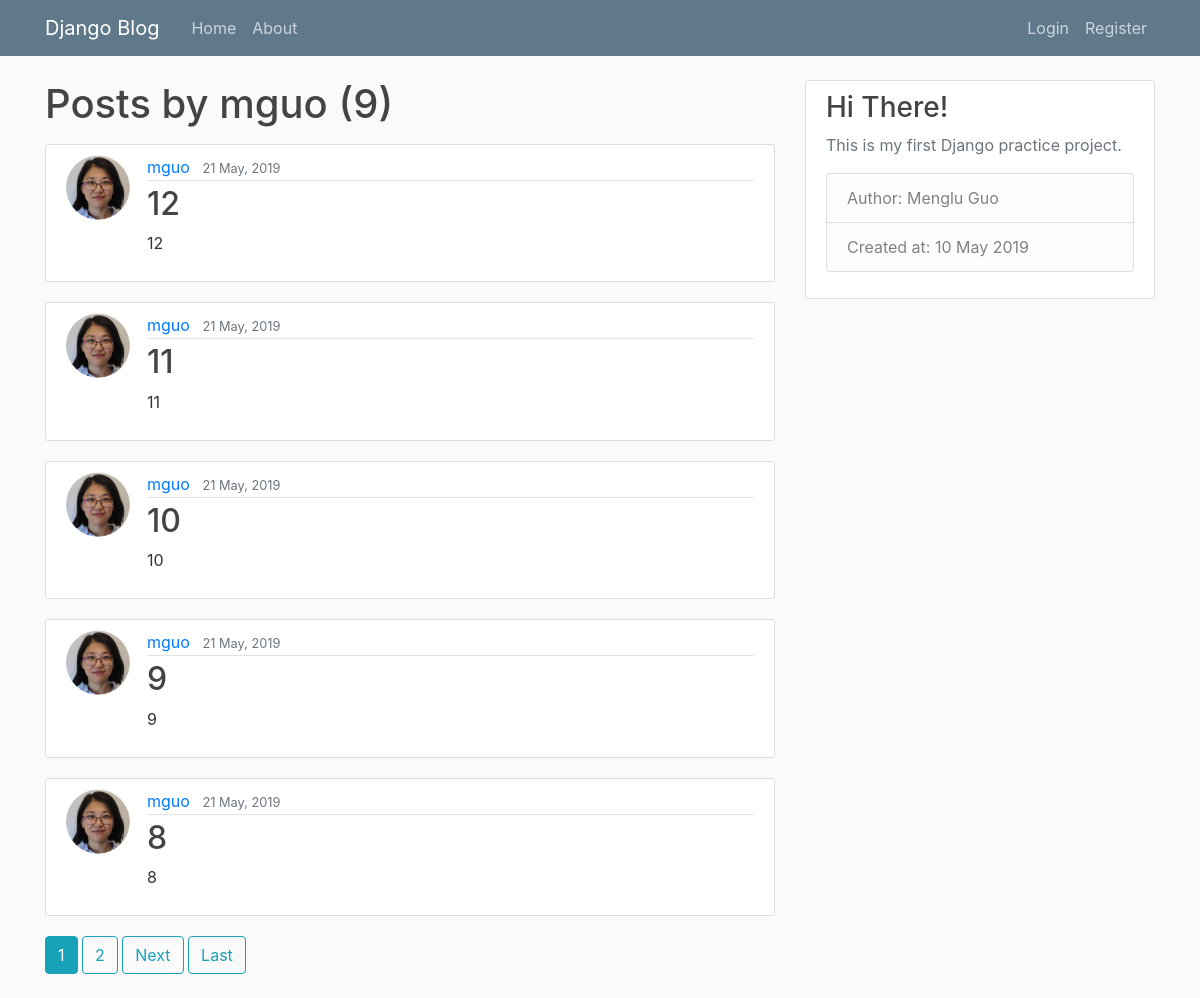
Before: /user/mguo with the older database file.
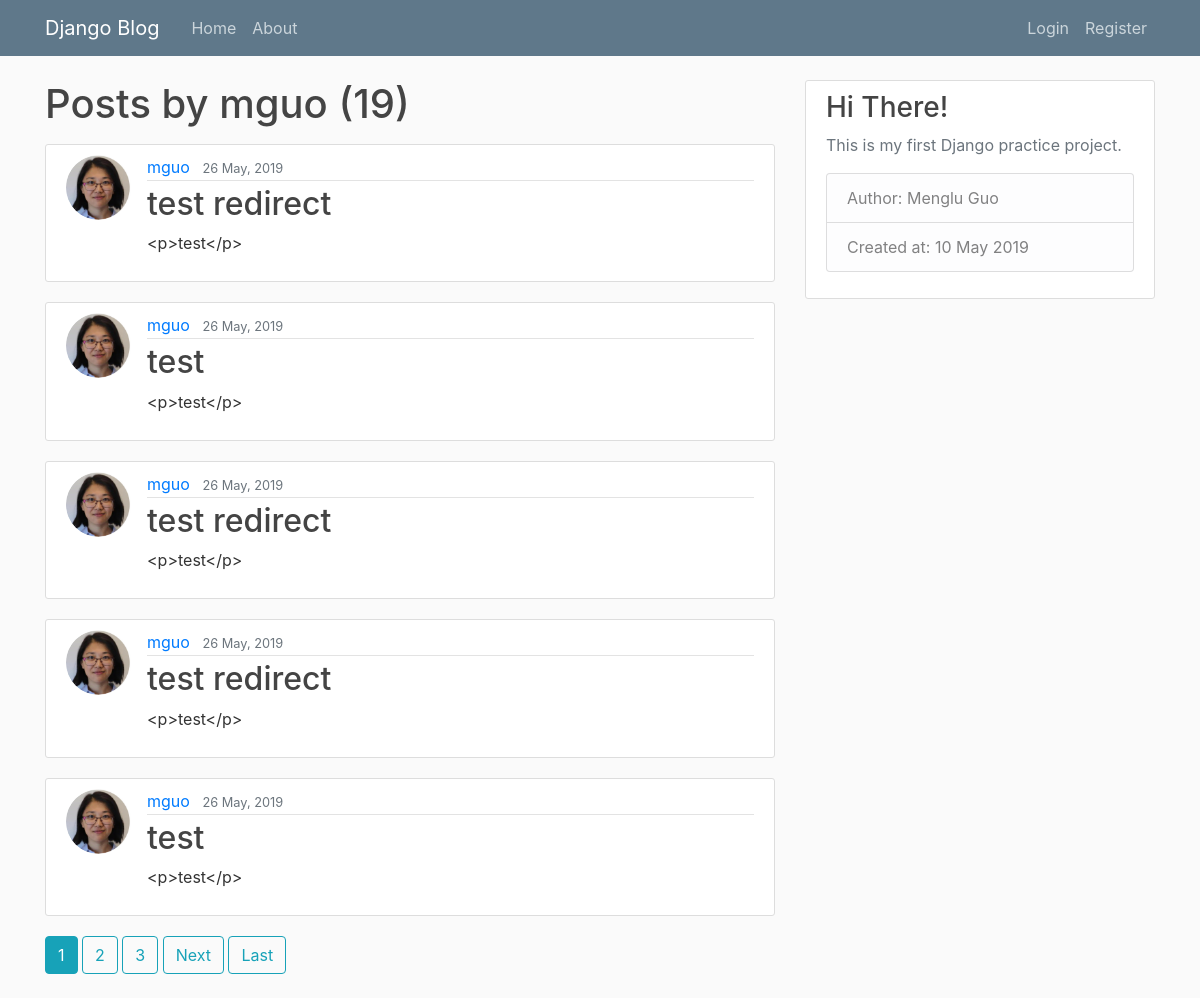
After: the same page with the newer database file.
### blog/models.py (models this page shows, shortened)
class Post(models.Model):
    title = models.CharField(max_length=100)
    content = FroalaField()
    date_posted = models.DateTimeField(default=timezone.now)
    author = models.ForeignKey(User, on_delete=models.CASCADE)

### users/models.py (models this page shows, shortened)
class Profile(models.Model):
    user = models.OneToOneField(User, on_delete=models.CASCADE)
    image = models.ImageField(default='default.jpg', upload_to='profile_pics')

### blog/views.py (the view)
# urls.py: path('user/<str:username>', UserPostListView.as_view(), name='user-posts'),
class UserPostListView(ListView):
    model = Post
    template_name = 'blog/user_posts.html'  # <app>/<model>_<viewtype>.html
    context_object_name = 'posts'
    paginate_by = 5
    def get_queryset(self):
        user = get_object_or_404(User, username=self.kwargs.get('username'))
        return Post.objects.filter(author=user).order_by('-date_posted')

### blog/templates/blog/user_posts.html (shortened to what this page needs)
{% extends "blog/base.html" %}
{% block content %}
    <h1 class="mb-3">Posts by {{ view.kwargs.username }} ({{ page_obj.paginator.count }})</h1>
    {% for post in posts %}
        <article class="media content-section">
          <img class="rounded-circle article-img" src="{{ post.author.profile.image.url }}">
          <div class="media-body">
            <div class="article-metadata">
              <a class="mr-2" href="{% url 'user-posts' post.author.username %}">{{ post.author }}</a>
              <small class="text-muted">{{ post.date_posted|date:"d F, Y" }}</small>
            </div>
            <h2><a class="article-title" href="{% url 'post-detail' post.id %}">{{ post.title }}</a></h2>
            <p class="article-content">{{ post.content }}</p>
          </div>
        </article>
    {% endfor %}
    {% if is_paginated %}
        {% for num in page_obj.paginator.page_range %}
            {% if page_obj.number == num %}
                <a class="btn btn-info mb-4" href="?page={{ num }}">{{ num }}</a>
            {% elif num > page_obj.number|add:'-3' and num < page_obj.number|add:'3' %}
                <a class="btn btn-outline-info mb-4" href="?page={{ num }}">{{ num }}</a>
            {% endif %}
        {% endfor %}
        {% if page_obj.has_next %}
            <a class="btn btn-outline-info mb-4" href="?page={{ page_obj.next_page_number }}">Next</a>
            <a class="btn btn-outline-info mb-4" href="?page={{ page_obj.paginator.num_pages }}">Last</a>
        {% endif %}
    {% endif %}
{% endblock content %}

Changed rows visible on the page:
no longer on this page (row unchanged): Post: author.profile.image (picture), author "mguo", date_posted "21 May, 2019", title "12", content "12"
no longer on this page (row unchanged): Post: author.profile.image (picture), author "mguo", date_posted "21 May, 2019", title "11", content "11"
no longer on this page (row unchanged): Post: author.profile.image (picture), author "mguo", date_posted "21 May, 2019", title "10", content "10"
no longer on this page (row unchanged): Post: author.profile.image (picture), author "mguo", date_posted "21 May, 2019", title "9", content "9"
no longer on this page (row unchanged): Post: author.profile.image (picture), author "mguo", date_posted "21 May, 2019", title "8", content "8"
added Post: author.profile.image (picture), author "mguo", date_posted "26 May, 2019", title "test redirect", content "<p>test</p>"
added Post: author.profile.image (picture), author "mguo", date_posted "26 May, 2019", title "test", content "<p>test</p>"
added Post: author.profile.image (picture), author "mguo", date_posted "26 May, 2019", title "test redirect", content "<p>test</p>"
added Post: author.profile.image (picture), author "mguo", date_posted "26 May, 2019", title "test redirect", content "<p>test</p>"
added Post: author.profile.image (picture), author "mguo", date_posted "26 May, 2019", title "test", content "<p>test</p>"
Other visible differences:
{{ page_obj.paginator.count }}: "9" → "19"
new list line: "3"
